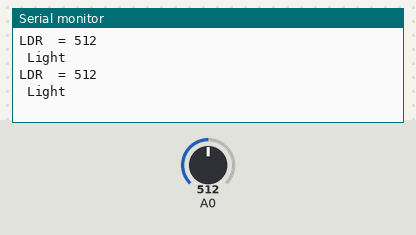
The sketch below on a simulated Arduino Uno, built with avr-gcc and run on an emulated ATmega328P. Shown: the last lines printed to the serial monitor. The inputs (shaded band) are chosen by the test bench; at power-on: A0 = 512.

Above: at 5.8 s.
5.9 s: A0 set to 692
At 11.4 s:
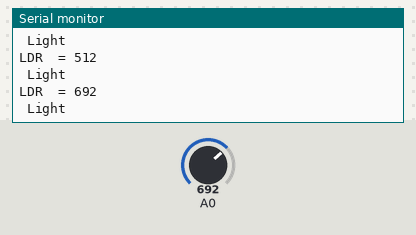
11.9 s: A0 set to 712
At 16.4 s:
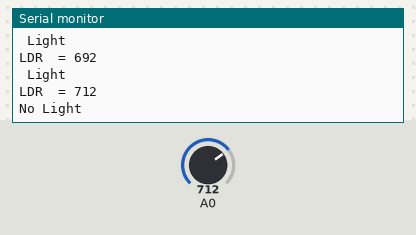
Timing chart, 0 to 17.9 s (numbered marks = the images above; inputs shaded):
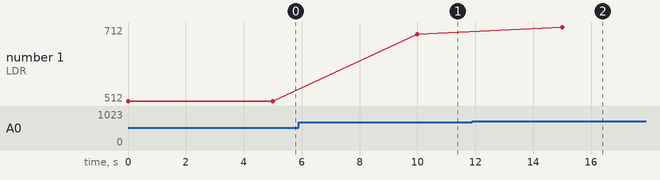

Measured:
- the behaviour switches between 700 and 701 on A0 (found by bisection; images 1 and 2)
- after the input at 5.9 s, the serial monitor: prints a new line after 4.1 s (image 1)
- after the input at 11.9 s, the serial monitor: prints a new line after 3.1 s (image 2)
- plotted number 1: 512 → 692 after the input at 5.9 s, 692 → 712 after the input at 11.9 s

The sketch:

LDR.ino
```cpp
void setup() {

Serial.begin(115200);

pinMode(2, OUTPUT);


}

void loop() {
digitalWrite(2,HIGH);
int LDR = analogRead(A0);
Serial.print("LDR  = "  );
Serial.println(LDR);

if(LDR<=700)
{
  digitalWrite(2,LOW);
  Serial.println(" Light");
  delay(5000);
  }
else
{
  digitalWrite(2, HIGH);
  Serial.println("No Light");
   delay(5000);
}
}
```
